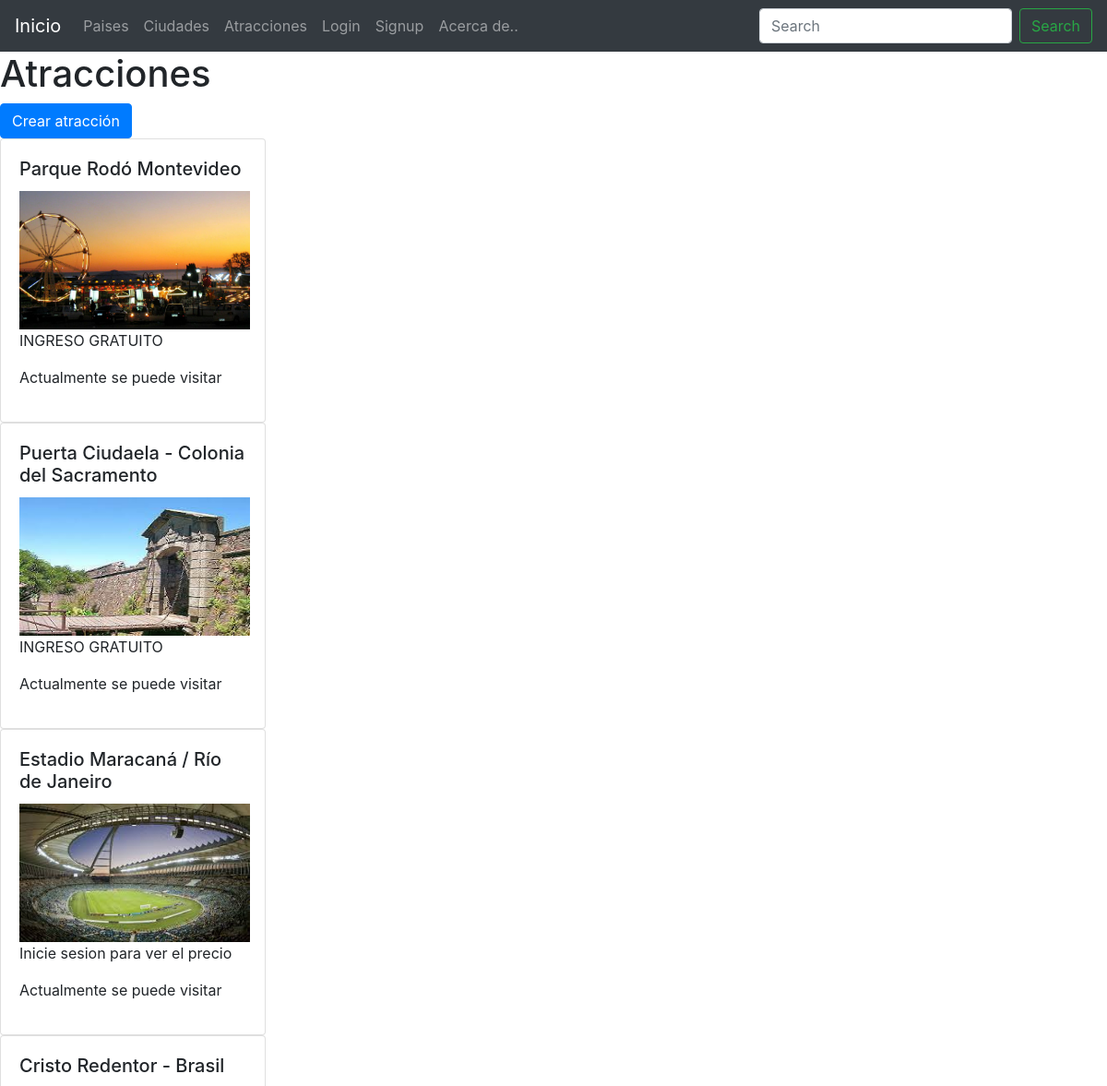
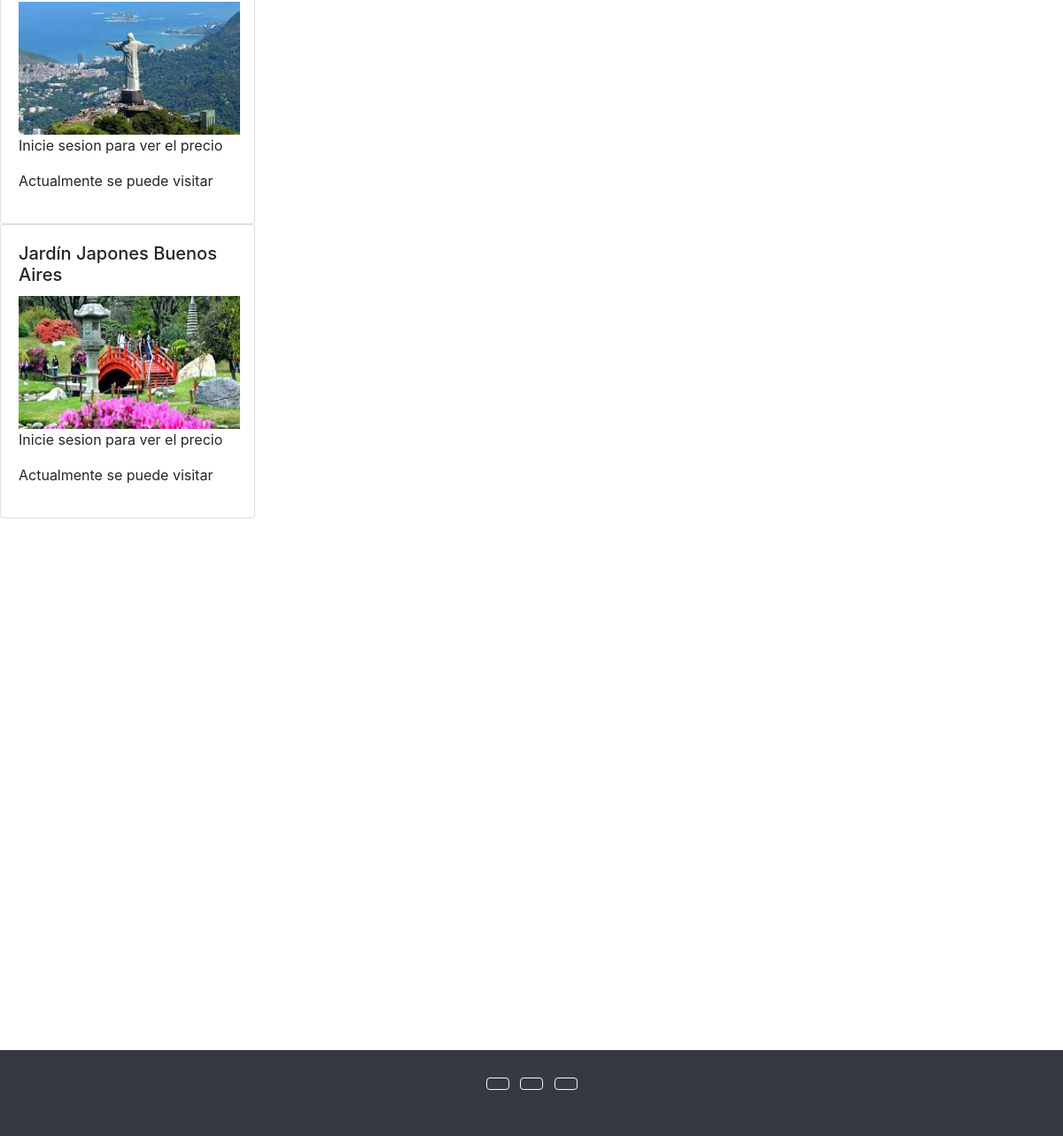
Page /atracciones/listar-atracciones/ on the committed database (2 pictures, top to bottom).
### atracciones/models.py (models this page shows)
class Atracciones(models.Model):
    codigoAtr = models.IntegerField()
    nombreAtr  = models.CharField(max_length=100)
    precioAtr = models.IntegerField()
    cantidadPersonas = models.IntegerField()
    activoAtr = models.BooleanField()
    fotoAtr = models.ImageField(upload_to='atr_images', null=True, blank=True)

### atracciones/views.py (the view)
# urls.py: path('listar-atracciones/', listar_atracciones),
def listar_atracciones(request):
    if 'search' in request.GET:
        search = request.GET['search']
        atraciones = Atracciones.objects.filter(name__icontains=search)
    else:
        atracciones = Atracciones.objects.all()
    context = {
        'atracciones':atracciones,
    }
    return render(request, 'atracciones/listar_atracciones.html', context=context)

### templates/atracciones/listar_atracciones.html (shortened to what this page needs)
{% extends 'base.html' %}
{% block content %}
    <h1>Atracciones</h1>
    <a href="/atracciones/crear-atracciones/" class="btn btn-primary">Crear atracción</a>
    {% for atraccion in atracciones %}
    <div class="card" style="width: 18rem;">
        <div class="card-body">
        <h5 class="card-title">{{atraccion.nombreAtr}}</h5>
        {% if atraccion.fotoAtr.url != '' %}
            <img style="width:250px;height:150px" src="{{atraccion.fotoAtr.url}}" >
        {% endif %}
        {% if request.user.is_authenticated %}
            {% if atraccion.precioAtr == 0 %}
                <p class="card-text">INGRESO GRATUITO</p>
            {% else %}
                <p class="card-text">Su precio es ${{atraccion.precioAtr}}</p>
            {% endif %}
        {% else %}
            {% if atraccion.precioAtr == 0 %}
                <p class="card-text">INGRESO GRATUITO</p>
            {% else %}
                <p class="card-text">Inicie sesion para ver el precio</p>
            {% endif %}
        {% endif %}
        {% if atraccion.activoAtr == True %}
            <p>Actualmente se puede visitar</p>
        {% else %}
            <p>Actualmente, no está disponible para visitas</p>
        {% endif %}
        </div>
    </div>
    {% endfor %}
{% endblock %}

### rows in the picture
Atracciones: nombreAtr "Parque Rodó Montevideo", fotoAtr (picture), precioAtr "INGRESO GRATUITO", activoAtr "Actualmente se puede visitar"
Atracciones: nombreAtr "Puerta Ciudaela - Colonia del Sacramento", fotoAtr (picture), precioAtr "INGRESO GRATUITO", activoAtr "Actualmente se puede visitar"
Atracciones: nombreAtr "Estadio Maracaná / Río de Janeiro", fotoAtr (picture), precioAtr "Inicie sesion para ver el precio", activoAtr "Actualmente se puede visitar"
Atracciones: nombreAtr "Cristo Redentor - Brasil", fotoAtr (picture), precioAtr "Inicie sesion para ver el precio", activoAtr "Actualmente se puede visitar"
Atracciones: nombreAtr "Jardín Japones Buenos Aires", fotoAtr (picture), precioAtr "Inicie sesion para ver el precio", activoAtr "Actualmente se puede visitar"
